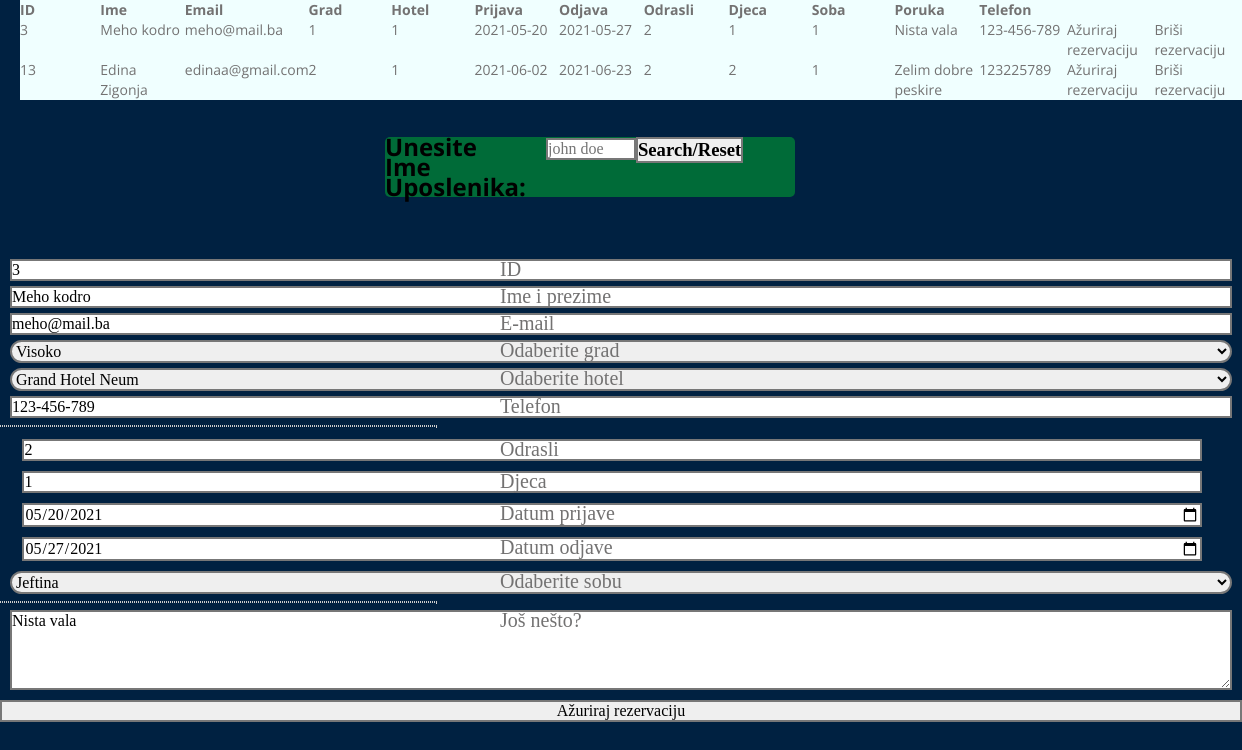
Page /turistickaAgencija/php/rezervacija_edit.php?id=3 on the committed database.
### tables this page shows
CREATE TABLE IF NOT EXISTS `rezervacija` (
  `id_rezervacija` int(5) NOT NULL AUTO_INCREMENT,
  `ime` varchar(50) NOT NULL,
  `email` varchar(50) NOT NULL,
  `grad` int(5) NOT NULL,
  `hotel` varchar(50) NOT NULL,
  `datum_prijave` date NOT NULL,
  `datum_odjave` date NOT NULL,
  `odrasli` int(4) NOT NULL,
  `djeca` int(4) NOT NULL,
  `sobe` int(3) NOT NULL,
  `poruka` varchar(1000) DEFAULT NULL,
  `telefon` varchar(15) DEFAULT NULL,
  PRIMARY KEY (`id_rezervacija`),
  KEY `grad` (`grad`)
);

### turistickaAgencija/php/rezervacija_edit.php (the view, shortened to what this page needs)
<!DOCTYPE html>
<html>
<?php
	function ucitaj_gradove($grad){
		$connect=mysqli_connect("localhost","root","","agencija");
		$output='';
		$sql1="SELECT * FROM gradovi ORDER BY 1";
		$result=mysqli_query($connect,$sql1);
		while($ispisrez = mysqli_fetch_array($result)){
            if($grad==$ispisrez["id_grada"]){
                $output.='<option value="'.$ispisrez["id_grada"].'" selected>'.$ispisrez["naziv"].'</option>';
            }
            if($grad!=$ispisrez["id_grada"]){
                $output.='<option value="'.$ispisrez["id_grada"].'">'.$ispisrez["naziv"].'</option>';
            }
		}
		return $output;
		}
    function ucitaj_hotele($hotel){
        $connect=mysqli_connect("localhost","root","","agencija");
		$output='';
		$sql2="SELECT id_hotela,naziv FROM hoteli";
        $result=mysqli_query($connect,$sql2);
        while($ispisrez = mysqli_fetch_array($result)){
            if($hotel==$ispisrez["id_hotela"]){
                $output.='<option value="'.$ispisrez["id_hotela"].'" selected>'.$ispisrez["naziv"].'</option>';
            }
            if($hotel!=$ispisrez["id_hotela"]){
                $output.='<option value="'.$ispisrez["id_hotela"].'">'.$ispisrez["naziv"].'</option>';
            }
        }
        return $output;
    }
?>
<head>
</head>
	<body>
<?php
include('html_head.php');
function IspisRezervacija(){
    $dbhost = 'localhost';
    $dbuser = 'root';
    $dbpass = '';
    $conn = mysqli_connect($dbhost, $dbuser, $dbpass) or die ('Error connecting to mysql');
    mysqli_select_db($conn, "agencija");
    mysqli_error($conn);
    $sql="SELECT * FROM rezervacija";
    $result=mysqli_query($conn,$sql);
    echo "<table name='spisak' id='spisak'>
        <tr align='left'>
            <th>ID</th>
            <th>Ime</th>
            <th>Email</th>
            <th>Grad</th>
            <th>Hotel</th>
            <th>Prijava</th>
            <th>Odjava</th>
            <th>Odrasli</th>
            <th>Djeca</th>
            <th>Soba</th>
            <th>Poruka</th>
            <th>Telefon</th>
        </tr>";
     while($ispisrez = @mysqli_fetch_array($result)){
        echo "<tr align='left'>";
        echo "<td>".$ispisrez['id_rezervacija']."</td>";
        echo "<td>".$ispisrez['ime']."</td>";
        echo "<td>".$ispisrez['email']."</td>";
        echo "<td>".$ispisrez['grad']."</td>";
        echo "<td>".$ispisrez['hotel']."</td>";
        echo "<td>".$ispisrez['datum_prijave']."</td>";
        echo "<td>".$ispisrez['datum_odjave']."</td>";
        echo "<td>".$ispisrez['odrasli']."</td>";
        echo "<td>".$ispisrez['djeca']."</td>";
        echo "<td>".$ispisrez['sobe']."</td>";
        echo "<td>".$ispisrez['poruka']."</td>";
        echo "<td>".$ispisrez['telefon']."</td>";
        echo "<td><a href=\"rezervacija_edit.php?id=".$ispisrez['id_rezervacija']."\">Ažuriraj rezervaciju</a></td>";
        echo "<td><a href=\"rezervacija_delete.php?id=".$ispisrez['id_rezervacija']."\">Briši rezervaciju</a></td>";
        echo "</tr>";
          }
        echo "</table>";
}
    ispisRezervacija();
    echo '<form action="trazirezervaciju.php" method="post" style="width:33%; margin-left:31%;margin-top:3%; font-size:18pt; font-weight:bold;margin-bottom:5%; color:black; background-color:#006B38FF; border-radius: 5px;" name="forma">
        <table>
            <tr>
                <td>Unesite Ime Uposlenika:</td>
                <td style="padding-left:20px;font-size:14pt;"><input type="text" name="izbor" placeholder="john doe"></td>
                <td colspan="2" align="center">
                    <input type="submit" value="Search/Reset" name="dugme1" style="font-size:14pt; font-weight:bold; "/>
                </td>
            </tr>
        </table>
    </form>';
    if (isset($_GET['id'])){
        $idr	=	$_GET['id'];
        $dbhost = 'localhost';
        $dbuser = 'root';
        $dbpass = '';
        $conn = mysqli_connect($dbhost, $dbuser, $dbpass) or die ('Error connecting to mysql');
        mysqli_select_db($conn, "agencija");
        mysqli_error($conn);
        $sql="SELECT * FROM rezervacija WHERE id_rezervacija=$idr";
        $result=mysqli_query($conn, $sql) or die("<h2>Pogreska kod azuriranja rezervacije</h2>".mysqli_error());
        while($ispisrez = mysqli_fetch_array($result)){
            $grad=$ispisrez['grad'];
            $hotel=$ispisrez['hotel'];
        echo '
        <form  method="post" action="rezervacija_edit.php">
                        <div class="elem-group">
							<label for="name">ID</label>
							<input type="number" id="id" name="id" placeholder="" value="'.$ispisrez['id_rezervacija'].'" pattern=[A-Z\sa-z]{3,20} required>
						</div>
						<div class="elem-group">
							<label for="name">Ime i prezime</label>
							<input type="text" id="name" name="ime" placeholder="Muamer Huskanovic" value="'.$ispisrez['ime'].'" pattern=[A-Z\sa-z]{3,20} required>
						</div>
						<div class="elem-group">
							<label for="email">E-mail</label>
							<input type="email" id="email" name="email" value="'.$ispisrez['email'].'" placeholder="muamer.h@email.com" required>
						</div>
						<div class="elem-group">
							<label for="city">Odaberite grad</label>
								<select name="gradovi" value="'.$ispisrez['grad'].' id="gradovi">
										'.ucitaj_gradove($grad).'
								</select>
							</div>
						<div class="elem-group">
						<label for="city">Odaberite hotel</label>
								<select name="hoteli" id="hoteli">
                                '.ucitaj_hotele($hotel).'
								</select>
						</div>
						<div class="elem-group">
							<label for="phone">Telefon</label>
							<input type="tel" id="phone" name="telefon" value="'.$ispisrez['telefon'].'" placeholder="498-348-387" pattern=(\d{3})-?\s?(\d{3})-?\s?(\d{3}) required>
						</div>
						<hr>
						<div class="elem-group inlined">
							<label for="adult">Odrasli</label>
							<input type="number" id="adult" value="'.$ispisrez['odrasli'].'" name="odrasli" placeholder="2" min="1" required>
						</div>
						<div class="elem-group inlined">
							<label for="child">Djeca</label>
							<input type="number" id="child" value="'.$ispisrez['djeca'].'" name="djeca" placeholder="2" min="0" required>
						</div>
						<div class="elem-group inlined">
							<label for="checkin-date">Datum prijave</label>
							<input type="date" id="checkin-date" value="'.$ispisrez['datum_prijave'].'" name="checkin" required>
						</div>
						<div class="elem-group inlined">
							<label for="checkout-date">Datum odjave</label>
							<input type="date" id="checkout-date" value="'.$ispisrez['datum_odjave'].'" name="checkout" required>
						</div>
						<div class="elem-group">
							<label for="room-selection">Odaberite sobu</label>
							<select id="room-selection" name="tipsobe" required>
								';
                                if(1==$ispisrez['sobe']){
                                    echo '<option value="1" selected>Jeftina</option>
                                    <option value="2">Prosječna</option>
								    <option value="3">Skupa</option>';
                                }else if(2==$ispisrez['sobe']){
                                    echo '<option value="1">Jeftina</option>
                                    <option value="2" selected>Prosječna</option>
								    <option value="3">Skupa</option>';
                                }else{
                                    echo '<option value="1">Jeftina</option>
                                    <option value="2" >Prosječna</option>
								    <option value="3" selected>Skupa</option>';
                                }
						echo '
							</select>
						</div>
						<hr>
						<div class="elem-group">
							<label for="message">Još nešto?</label>
							<textarea id="message" value="" name="poruka" placeholder="" required>'.$ispisrez['poruka'].'</textarea>
						</div>
                        <input type="submit" name="azuriraj" value="Ažuriraj rezervaciju">
					</form>';
        }
    }
?>
    </body>
</html>

### turistickaAgencija/php/html_head.php (shortened to what this page needs)
<!DOCTYPE html>
<html lang="en">
<head>
    <link rel="stylesheet" href="css/camera.css">
    <link rel="stylesheet" href="css/owl.carousel.css">
    <link rel="stylesheet" href="css/style.css">
    <link rel="stylesheet" type="text/css" href="css/loginfrm.css">
    <link rel="stylesheet" href="css/rezervacija.css">
</head>

### turistickaAgencija/css/style.css (style rules this page uses)
html { width: 100%; }
* { -webkit-text-size-adjust: none; }
body { position: relative; min-width: 960px; background-color: #002141; color: #737272; font: 14px/20px 'Open Sans', sans-serif; }
input { border-radius: 0 !important; outline: none !important; }
a { text-decoration: none; color: inherit; outline: none; transition: 0.5s ease; -o-transition: 0.5s ease; -webkit-transition: 0.5s ease; }

### turistickaAgencija/css/rezervacija.css (style rules this page uses)
div.elem-group { margin: 5px 0; padding-left:10px; padding-right: 10px; }
div.elem-group.inlined { width: 100%; display: inline-block; margin-left: 1%; }
label { display: block; font-family: 'Nanum Gothic'; padding-bottom: 10px; font-size: 14pt; }
input, select { border-radius: 25px; border: 2px solid #777; box-sizing: border-box; font-size: 12pt; font-family: 'Nanum Gothic'; width: 100%; padding: 0px; margin: 0; }
div.elem-group.inlined input { width: 95%; display: inline-block; }
textarea { height: 80px; border: 2px solid #777; box-sizing: border-box; font-size: 12pt; font-family: 'Nanum Gothic'; width: 100%; padding: 0px; margin: 0; }
hr { border: 1px dotted #ccc; }

### turistickaAgencija/php/rezervacija_edit.php (style rules this page uses)
.elem-group label { margin-right:150px; font-size:20px; }
body { background-color:#FFE4C4; }
.spisak tr th,td { width:90px; }
#spisak { margin-left:20px; padding-bottom:40px; background-color:#F0FFFF; }
form { margin-left:50%; }
form hr { width:70%; margin-left:-35%; }
form label { position:absolute; left:500px; }

### rows in the picture
rezervacija: id_rezervacija "3", ime "Meho kodro", email "meho@mail.ba", grad "1", hotel "1", datum_prijave "2021-05-20", datum_odjave "2021-05-27", odrasli "2", djeca "1", sobe "1", poruka "Nista vala", telefon "123-456-789", id "3", checkin "05/20/2021", checkout "05/27/2021", tipsobe "Jeftina"
rezervacija: id_rezervacija "13", ime "Edina Zigonja", email "edinaa@gmail.com", grad "2", hotel "1", datum_prijave "2021-06-02", datum_odjave "2021-06-23", odrasli "2", djeca "2", sobe "1", poruka "Zelim dobre peskire", telefon "123225789"

### other values in the picture
form field gradovi "Visoko"
form field hoteli "Grand Hotel Neum"
